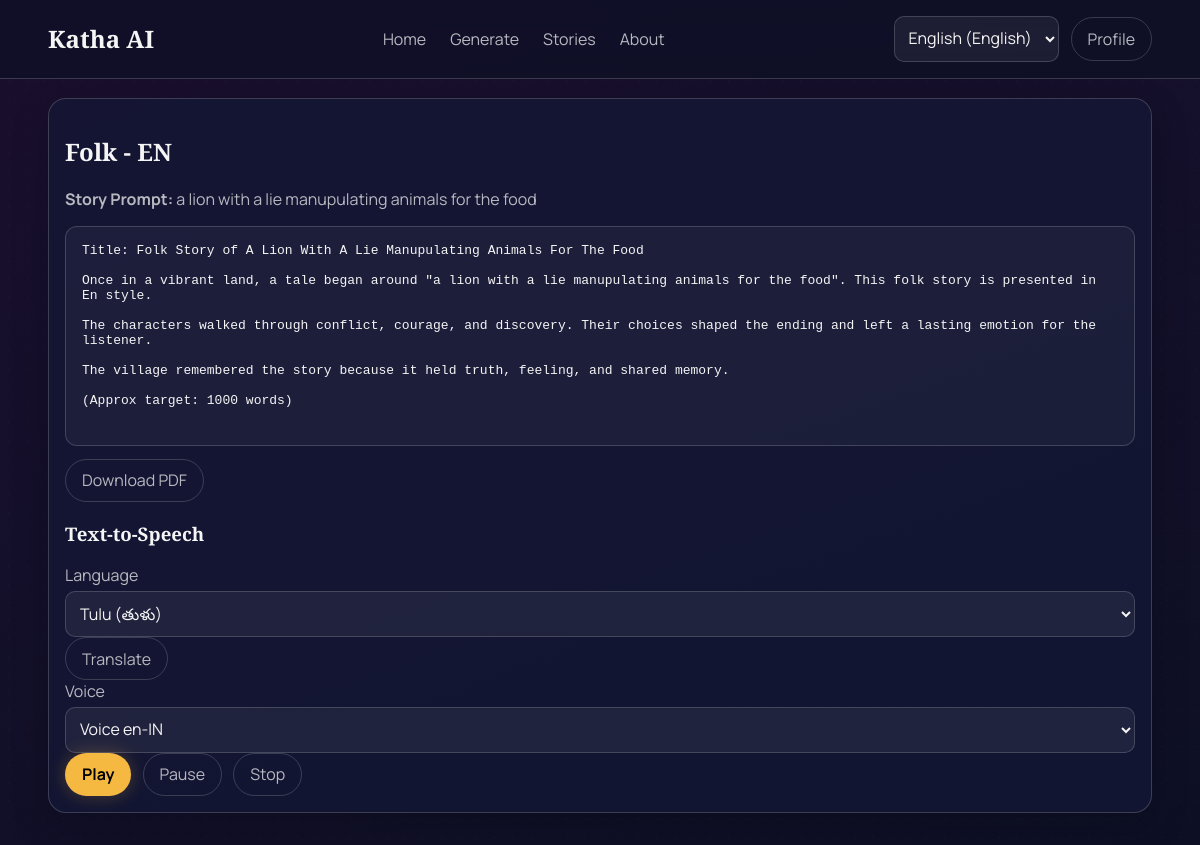
Page /story/stories/2 (signed in) on the committed database.
### app/models.py (models this page shows)
class User(UserMixin, db.Model):
    __tablename__ = 'users'
    id = db.Column(db.Integer, primary_key=True)
    username = db.Column(db.String(80), nullable=False)
    email = db.Column(db.String(120), unique=True, nullable=False, index=True)
    password_hash = db.Column(db.String(255), nullable=False)
    role = db.Column(db.String(20), nullable=False, default='user')
    avatar = db.Column(db.String(255), nullable=True, default='avatars/avatar1.svg')
    preferred_language = db.Column(db.String(10), nullable=False, default='en')
    created_at = db.Column(db.DateTime, nullable=False, default=datetime.utcnow)
    stories = db.relationship('Story', backref='author', lazy=True, cascade='all, delete-orphan')
    def is_admin(self):
        return self.role == 'admin'

class Story(db.Model):
    __tablename__ = 'stories'
    id = db.Column(db.Integer, primary_key=True)
    user_id = db.Column(db.Integer, db.ForeignKey('users.id'), nullable=False)
    prompt = db.Column(db.Text, nullable=False)
    language = db.Column(db.String(20), nullable=False)
    genre = db.Column(db.String(30), nullable=False)
    length = db.Column(db.String(20), nullable=False)
    story_text = db.Column(db.Text, nullable=False)
    audio_file_path = db.Column(db.String(255), nullable=True)
    is_child_safe = db.Column(db.Boolean, nullable=False, default=False)
    created_at = db.Column(db.DateTime, nullable=False, default=datetime.utcnow)

### app/story/routes.py (the view)
@story_bp.route('/stories/<int:story_id>')
@login_required
def view_story(story_id):
    story = Story.query.filter_by(id=story_id, user_id=current_user.id).first_or_404()
    return render_template('story/story_detail.html', story=story, voice_map=VOICE_MAP)

### app/i18n.py (called while the page is built)
def tr(lang_code, key):
    language_map = TRANSLATIONS.get(lang_code, TRANSLATIONS['en'])
    return language_map.get(key, TRANSLATIONS['en'].get(key, key))

### app/models.py (called while the page is built)
@login_manager.user_loader
def load_user(user_id):
    return User.query.get(int(user_id))

### app/utils.py (called while the page is built)
def get_site_language():
    lang = session.get('site_lang', 'en')
    return lang if lang in {'en', 'tulu', 'awadhi'} else 'en'

def t(key):
    return tr(get_site_language(), key)

### app/templates/story/story_detail.html (shortened to what this page needs)
{% extends 'base.html' %}
{% block content %}
<section class="story-detail">
  <div class="page-card">
    <h1>{{ story.genre }} - {{ story.language|upper }}</h1>
    <p><strong>{{ t('prompt_label') }}:</strong> {{ story.prompt }}</p>
    <pre id="storyText" class="story-text">{{ story.story_text }}</pre>
    <div class="actions">
      <a class="btn btn-outline" href="{{ url_for('story.download_pdf', story_id=story.id) }}">{{ t('download_pdf') }}</a>
    </div>
    <div class="tts-panel" data-tts-container>
      <h3>{{ t('tts_label') }}</h3>
      <div class="tts-row">
        <label>{{ t('language_label') }}
          <select id="translateLang">
            <option value="tulu">Tulu (&#3108;&#3137;&#3123;&#3137;)</option>
          </select>
        </label>
        <button class="btn btn-outline" id="translateBtn" type="button">{{ t('translate_btn') }}</button>
      </div>
      <div class="tts-row">
        <label>{{ t('voice_label') }}
          <select id="voiceSelect">
            <option value="en-IN" selected>Voice en-IN</option>
          </select>
        </label>
      </div>
      <div class="actions">
        <button class="btn btn-primary" id="playBtn" type="button">{{ t('play') }}</button>
        <button class="btn btn-outline" id="pauseBtn" type="button">{{ t('pause') }}</button>
        <button class="btn btn-outline" id="stopBtn" type="button">{{ t('stop') }}</button>
      </div>
    </div>
  </div>
</section>
{% endblock %}

### app/templates/base.html (shortened to what this page needs)
<!DOCTYPE html>
<html lang="{{ 'en' if site_lang == 'en' else ('kn' if site_lang == 'tulu' else 'hi') }}">
<head>
  <link rel="stylesheet" href="{{ url_for('static', filename='css/style.css') }}" />
</head>
<body>
  <div class="bg-overlay"></div>
  <nav class="navbar">
    <a href="{{ url_for('home') }}" class="logo">{{ t('app_name') }}</a>
    <div class="nav-links">
      <a href="{{ url_for('home') }}">{{ t('nav_home') }}</a>
      <a href="{{ url_for('story.generate') }}">{{ t('nav_generate') }}</a>
      {% if current_user.is_authenticated %}
        <a href="{{ url_for('story.my_stories') }}">{{ t('nav_stories') }}</a>
      {% endif %}
      <a href="{{ url_for('about') }}">{{ t('nav_about') }}</a>
    </div>
    <div class="nav-auth">
      <form method="post" action="{{ url_for('set_language') }}" class="lang-form">
        <select name="site_lang" onchange="this.form.submit()" class="lang-select" aria-label="{{ t('language_switcher') }}">
          {% for code, label in language_options %}
            <option value="{{ code }}" {% if code == site_lang %}selected{% endif %}>{{ label|safe }}</option>
          {% endfor %}
        </select>
      </form>
      {% if current_user.is_authenticated %}
        <a href="{{ url_for('auth.profile') }}" class="btn btn-outline">{{ t('nav_profile') }}</a>
      {% else %}
        <a href="{{ url_for('auth.login') }}" class="btn btn-outline">{{ t('nav_login') }}</a>
        <a href="{{ url_for('auth.signup') }}" class="btn btn-primary">{{ t('nav_signup') }}</a>
      {% endif %}
    </div>
  </nav>
  <main class="container">
    {% block content %}{% endblock %}
  </main>
</body>
</html>

### app/static/css/style.css (style rules this page uses)
:root { --bg-start: #1A0F2E; --bg-end: #0D1025; --accent-purple: #6B3FA0; --highlight-gold: #F5B942; --soft-gray: #B8B8C0; --heading-white: #F5F5F5; --panel: rgba(20, 24, 54, 0.72); --border: rgba(184, 184, 192, 0.25); }
* { box-sizing: border-box; }
body { margin: 0; font-family: 'Manrope', sans-serif; color: var(--soft-gray); background: linear-gradient(160deg, var(--bg-start), var(--bg-end)); min-height: 100vh; position: relative; }
.bg-overlay { position: fixed; inset: 0; background-image: radial-gradient(rgba(255,255,255,0.08) 1px, transparent 1px); background-size: 18px 18px; pointer-events: none; opacity: 0.22; }
h1, h2, h3 { font-family: 'Playfair Display', serif; color: var(--heading-white); }
.container { width: min(1150px, 92%); margin: 1.2rem auto 2rem; position: relative; z-index: 1; }
.navbar { display: flex; align-items: center; justify-content: space-between; padding: 1rem 4%; position: sticky; top: 0; backdrop-filter: blur(14px); background: rgba(13, 16, 37, 0.7); border-bottom: 1px solid var(--border); z-index: 3; }
.logo { text-decoration: none; color: var(--heading-white); font-family: 'Playfair Display', serif; font-size: 1.5rem; font-weight: 700; }
.nav-links, .nav-auth, .actions { display: flex; gap: 0.7rem; align-items: center; }
.nav-links a { color: var(--soft-gray); text-decoration: none; padding: 0.2rem 0.4rem; }
.lang-select, select, input, textarea, button { font: inherit; }
.btn { border-radius: 999px; padding: 0.6rem 1rem; border: 1px solid transparent; cursor: pointer; text-decoration: none; display: inline-flex; align-items: center; justify-content: center; }
.btn-primary { background: var(--highlight-gold); color: #000; font-weight: 700; box-shadow: 0 0 18px rgba(245, 185, 66, 0.25); }
.btn-outline { border-color: var(--border); color: var(--soft-gray); background: transparent; }
.page-card, .form-card, .output-card, .card { border: 1px solid var(--border); background: var(--panel); border-radius: 18px; padding: 1rem; box-shadow: 0 14px 35px rgba(6, 8, 18, 0.28); }
label { display: grid; gap: 0.3rem; }
input, select, textarea { border: 1px solid var(--border); background: rgba(255,255,255,0.06); color: var(--heading-white); border-radius: 10px; padding: 0.62rem; }
.story-text { white-space: pre-wrap; background: rgba(255,255,255,0.04); border: 1px solid var(--border); border-radius: 12px; padding: 1rem; min-height: 220px; max-height: 520px; overflow: auto; color: var(--heading-white); }

### rows in the picture
User: site_lang "English (English)"
Story: genre "Folk", language "EN", prompt "a lion with a lie manupulating animals for the food", story_text "Title: Folk Story of A Lion With A Lie Manupulating Animals For The Food Once in a vibrant land, a tale began around \"a lion with a lie manupulating animals for the food\". This folk story is presented in En style. The characters walked through conflict, courage, and discovery. Their choices shaped the ending and left a lasting emotion for the listener. The village remembered the story because it held truth, feeling, and shared memory. (Approx target: 1000 words)"

### other values in the picture
{{ t('app_name') }} "Katha AI"
{{ t('nav_home') }} "Home"
{{ t('nav_generate') }} "Generate"
{{ t('nav_stories') }} "Stories"
{{ t('nav_about') }} "About"
{{ t('nav_profile') }} "Profile"
{{ t('prompt_label') }} "Story Prompt"
{{ t('download_pdf') }} "Download PDF"
{{ t('tts_label') }} "Text-to-Speech"
{{ t('language_label') }} "Language"
{{ t('translate_btn') }} "Translate"
{{ t('voice_label') }} "Voice"
{{ t('play') }} "Play"
{{ t('pause') }} "Pause"
{{ t('stop') }} "Stop"
